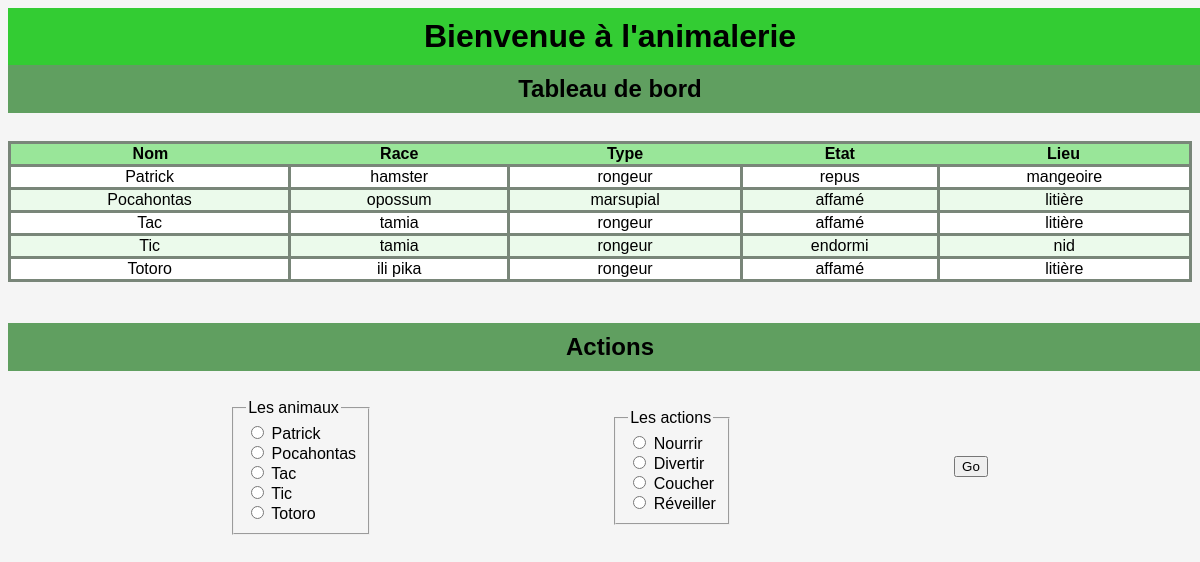
Page /petshop/ on the committed database.
### petshop/models.py (models this page shows, shortened)
class Animal(models.Model):
    place = models.ForeignKey(Equipement, on_delete=models.CASCADE)
    name = models.CharField(max_length=200)
    race = models.CharField(max_length=200)
    type = models.CharField(max_length=200)
    state = models.CharField(max_length=200, choices=STATE_CHOICES)

class Equipement(models.Model):
    name = models.CharField(max_length=200)
    availability = models.CharField(max_length=200, choices=AVAILABILITY_CHOICES)
    def __str__(self):
        return self.name

### petshop/views.py (the view)
# urls.py: path('', views.index, name='index'),
def index(request):
    animals_list = Animal.objects.order_by('name')
    equipment_list = Equipement.objects.order_by('name')
    context = {
        'animals_list': animals_list,
        'equipment_list':equipment_list,
    }
    return render(request, 'petshop/index.html', context)

### petshop/templates/petshop/index.html (shortened to what this page needs)
<head>
{% load static %}
    <link rel="stylesheet" type="text/css" href="{% static 'petshop/style.css' %}">
</head>
<body>
    <h1>Bienvenue à l'animalerie</h1>
    <h2>Tableau de bord</h2>
    <br>
    <table>
        <tr>
            <th>Nom</th>
            <th>Race</th>
            <th>Type</th>
            <th>Etat</th>
            <th>Lieu</th>
        </tr>
        {% for animal in animals_list %}
        <tr class= "{% cycle 'green0' 'green1' %}">
            <td> {{ animal.name }}</td>
            <td>{{ animal.race }}</td>
            <td>{{ animal.type }}</td>
            <td>{{ animal.state }}</td>
            <td>{{ animal.place }}</td>
        </tr>
        {% endfor %}
    </table>
    <br>
    <br>
    <h2>Actions</h2>
    <br>
    <form  action ="modify/" method="post">
        <div class ="container">
            <fieldset>
                <legend>Les animaux</legend>
                {% for animal in animals_list %}
                 <input type="radio" name="animal" id="animal{{ forloop.counter }}" value="{{ animal.id }}">
                 <label for="animal{{ forloop.counter }}">{{ animal.name }}</label><br>
                {% endfor %}
            </fieldset>
            <fieldset>
                <legend>Les actions</legend>
                <input type="radio" name="action" id="nourrir" value="nourrir">
                <label for="nourrir">Nourrir</label><br>
                <input type="radio" name="action" id="divertir" value="divertir">
                <label for="divertir">Divertir</label><br>
                <input type="radio" name="action" id="coucher" value="coucher">
                <label for="coucher">Coucher</label><br>
                <input type="radio" name="action" id="reveiller" value="reveiller">
                <label for="reveiller">Réveiller</label><br>
            </fieldset>
            <input type="submit" value="Go">
        </div>
    </form>
</body>

### petshop/static/petshop/style.css (style rules this page uses)
body { background-color:#F5F5F5; font-family: Futura, tahoma, Arial,Helvetica, sans-serif; }
h1 { background-color:#33cc33; text-align:center; padding:10px; margin:0; width:100%; }
h2 { background-color : #609f60; text-align:center; padding:10px; margin-top:0; margin-bottom:10px; width:100% }
fieldset { margin-right:20px; margin-left:20px; }
table { display: table; position: relative; width:100%; padding: 5px; box-sizing: border-box; text-align:center; margin-bottom:5px; border-color: #798679; border-style: solid; border-collapse: collapse }
tr, td { border-color: #798679; border-style: solid; }
th { background-color:#99e699; }
.container { display:inline-flex; flex-direction: row; justify-content:space-evenly; align-items: center; align-content: space-between; width:100%; }
.green0 { background-color:#ffffff; }
.green1 { background-color:#ebfaeb; }

### rows in the picture
Animal: name "Patrick", race "hamster", type "rongeur", state "repus", place "mangeoire"
Animal: name "Pocahontas", race "opossum", type "marsupial", state "affamé", place "litière"
Animal: name "Tac", race "tamia", type "rongeur", state "affamé", place "litière"
Animal: name "Tic", race "tamia", type "rongeur", state "endormi", place "nid"
Animal: name "Totoro", race "ili pika", type "rongeur", state "affamé", place "litière"
